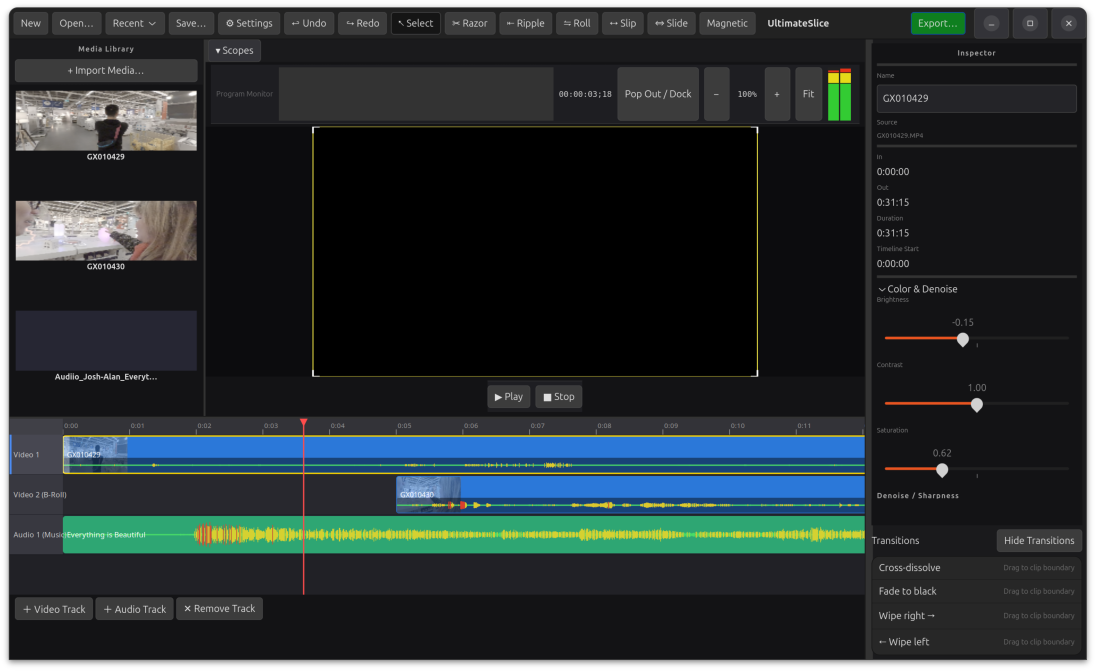
#> input picture black-frame.png, 3286 x 2012 px (shown at 1/3 size)
$ python -i calibrate_color.py   (imports and definitions only)
#> lines starting #> are read from the running program, lines starting #| are printed output that depends on the picture
#!/usr/bin/env python3
"""
Calibrate GStreamer videobalance preview parameters to approximate FFmpeg export filters.

For each color slider, this script:
  1. Applies the ffmpeg export filter chain to a reference frame  → "ground truth"
  2. Applies the current GStreamer videobalance formula (simulated in numpy) → "current preview"
  3. Computes per-pixel RMSE between the two
  4. Uses scipy.optimize to find improved polynomial coefficients that minimise the RMSE
  5. Outputs a JSON file with the new coefficients and optional PNG comparison plots.

Usage:
    python3 tools/calibrate_color.py [--frame /tmp/us_calib/calibration_chart.png] [--out /tmp/us_calib_results]

Requirements: numpy, scipy, pillow   (pip3 install numpy scipy pillow)
Optional:     matplotlib              (for --plot)
"""

import argparse, json, os, subprocess, sys, tempfile
from pathlib import Path
import numpy as np
from scipy.optimize import minimize
from PIL import Image

# ---------------------------------------------------------------------------
# Slider definitions: (name, min, max, default, num_steps)
# ---------------------------------------------------------------------------
SLIDERS = {
    "brightness":  (-1.0,  1.0, 0.0, 11),
    "contrast":    ( 0.0,  2.0, 1.0, 11),
    "saturation":  ( 0.0,  2.0, 1.0, 11),
    "temperature": (2000, 10000, 6500, 11),
    "tint":        (-1.0,  1.0, 0.0, 11),
    "shadows":     (-1.0,  1.0, 0.0, 11),
    "midtones":    (-1.0,  1.0, 0.0, 11),
    "highlights":  (-1.0,  1.0, 0.0, 11),
}

# ---------------------------------------------------------------------------
# numpy simulation of GStreamer videobalance (RGB → HSV → adjust → RGB)
# ---------------------------------------------------------------------------
# [93 lines left out: functions rgb_to_hsv, hsv_to_rgb, apply_videobalance, current_gst_mapping, not called in this run]


# ---------------------------------------------------------------------------
# FFmpeg reference frame generation
# ---------------------------------------------------------------------------
def ffmpeg_export_filter(slider: str, value: float) -> str:
    """Build the ffmpeg filter string that the export pipeline would use."""
    if slider == "brightness":
        return f"eq=brightness={value:.4f}:contrast=1:saturation=1"
    elif slider == "contrast":
        return f"eq=brightness=0:contrast={value:.4f}:saturation=1"
    elif slider == "saturation":
        return f"eq=brightness=0:contrast=1:saturation={value:.4f}"
    elif slider == "temperature":
        return f"colortemperature=temperature={value:.0f}"
    elif slider == "tint":
        if abs(value) < 0.001:
            return "null"
        t = np.clip(value, -1.0, 1.0)
        gm = -t * 0.5
        rm = t * 0.25
        bm = t * 0.25
        return f"colorbalance=rm={rm:.4f}:gm={gm:.4f}:bm={bm:.4f}"
    elif slider == "shadows":
        s = np.clip(value, -1.0, 1.0)
        return f"colorbalance=rs={s:.4f}:gs={s:.4f}:bs={s:.4f}"
    elif slider == "midtones":
        m = np.clip(value, -1.0, 1.0)
        return f"colorbalance=rm={m:.4f}:gm={m:.4f}:bm={m:.4f}"
    elif slider == "highlights":
        h = np.clip(value, -1.0, 1.0)
        return f"colorbalance=rh={h:.4f}:gh={h:.4f}:bh={h:.4f}"
    return "null"


def generate_ffmpeg_reference(frame_path: str, slider: str, value: float, out_path: str):
    """Run ffmpeg to produce the export-equivalent frame."""
    filt = ffmpeg_export_filter(slider, value)
    cmd = [
        "ffmpeg", "-y", "-hide_banner", "-loglevel", "error",
        "-i", frame_path,
        "-vf", filt,
        "-frames:v", "1",
        out_path
    ]
    subprocess.run(cmd, check=True)


# ---------------------------------------------------------------------------
# RMSE computation
# ---------------------------------------------------------------------------
# [44 lines left out: functions compute_rmse, compute_channel_rmse, find_optimal_vb_params, not called in this run]


# ---------------------------------------------------------------------------
# Main calibration loop
# ---------------------------------------------------------------------------
def run_calibration(frame_path: str, out_dir: str, do_plot: bool = False):
#> called with frame_path = '../black-frame.png', out_dir = 'out.png', do_plot = False
    src_full = np.array(Image.open(frame_path).convert("RGB")).astype(np.float32) / 255.0
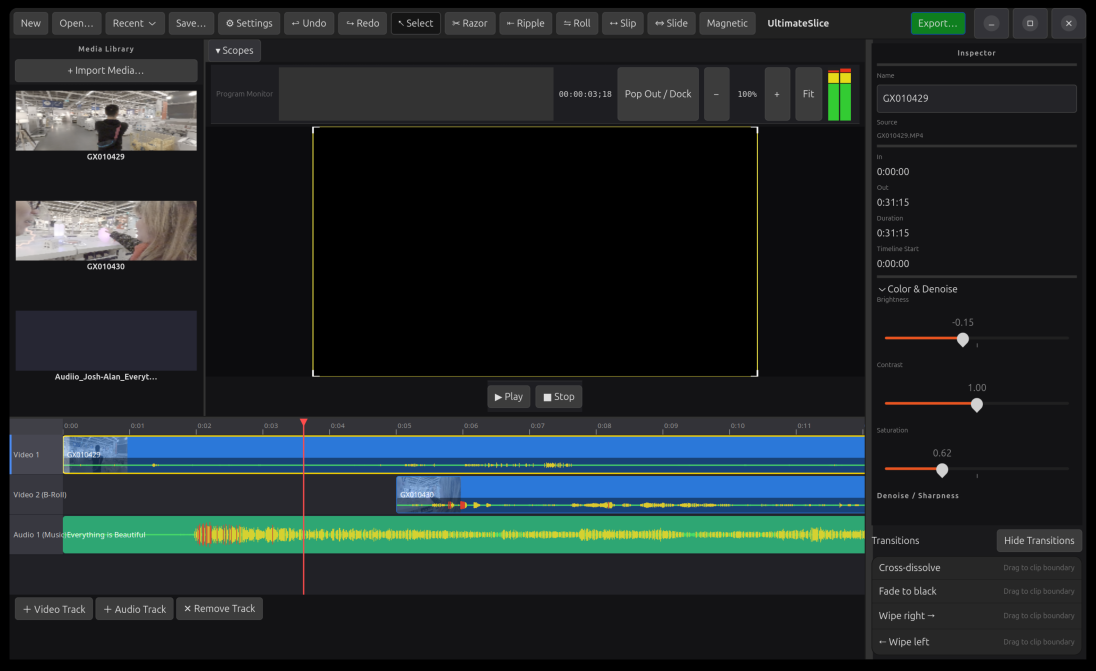
#> src_full: shape (2012, 3286, 3) float32 (shown at 1/3 size); mean R, G, B 0.125, 0.154, 0.163
    # Downsample to 480x270 for fast optimization (color relationships are resolution-independent)
    src_pil = Image.open(frame_path).convert("RGB").resize((480, 270), Image.LANCZOS)
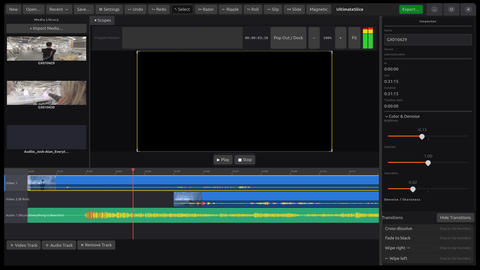
#> src_pil: PIL image 480x270 RGB; mean R, G, B 32.1, 39.8, 41.6
    src_img = np.array(src_pil).astype(np.float32) / 255.0
    os.makedirs(out_dir, exist_ok=True)

    # Also save a small reference frame for ffmpeg processing
    small_frame = os.path.join(out_dir, "_small_ref.png")
    src_pil.save(small_frame)

    results = {}
    for slider, (smin, smax, sdefault, nsteps) in SLIDERS.items():
        print(f"\n{'='*60}")
        print(f"Calibrating: {slider}  [{smin} .. {smax}]  (default={sdefault})")
        print(f"{'='*60}")

        values = np.linspace(smin, smax, nsteps).tolist()
        slider_results = []

        for val in values:
            # Skip default values (no change expected)
            if slider in ("brightness", "tint", "shadows", "midtones", "highlights") and abs(val) < 1e-6:
                slider_results.append({
                    "value": val,
                    "current_rmse": 0.0, "optimal_rmse": 0.0,
                    "current_params": {"brightness": 0.0, "contrast": 1.0, "saturation": 1.0, "hue": 0.0},
                    "optimal_params": {"brightness": 0.0, "contrast": 1.0, "saturation": 1.0, "hue": 0.0},
                })
                continue
            if slider in ("contrast", "saturation") and abs(val - 1.0) < 1e-6:
                slider_results.append({
                    "value": val,
                    "current_rmse": 0.0, "optimal_rmse": 0.0,
                    "current_params": {"brightness": 0.0, "contrast": 1.0, "saturation": 1.0, "hue": 0.0},
                    "optimal_params": {"brightness": 0.0, "contrast": 1.0, "saturation": 1.0, "hue": 0.0},
                })
                continue
            if slider == "temperature" and abs(val - 6500.0) < 1.0:
                slider_results.append({
                    "value": val,
                    "current_rmse": 0.0, "optimal_rmse": 0.0,
                    "current_params": {"brightness": 0.0, "contrast": 1.0, "saturation": 1.0, "hue": 0.0},
                    "optimal_params": {"brightness": 0.0, "contrast": 1.0, "saturation": 1.0, "hue": 0.0},
                })
                continue

            # Generate ffmpeg reference (at small resolution for speed)
            ref_path = os.path.join(out_dir, f"ref_{slider}_{val:.4f}.png")
            generate_ffmpeg_reference(small_frame, slider, val, ref_path)
#> (the run stopped early here; a loop or call above may not have finished)

$ run again, on playhead-stops.png
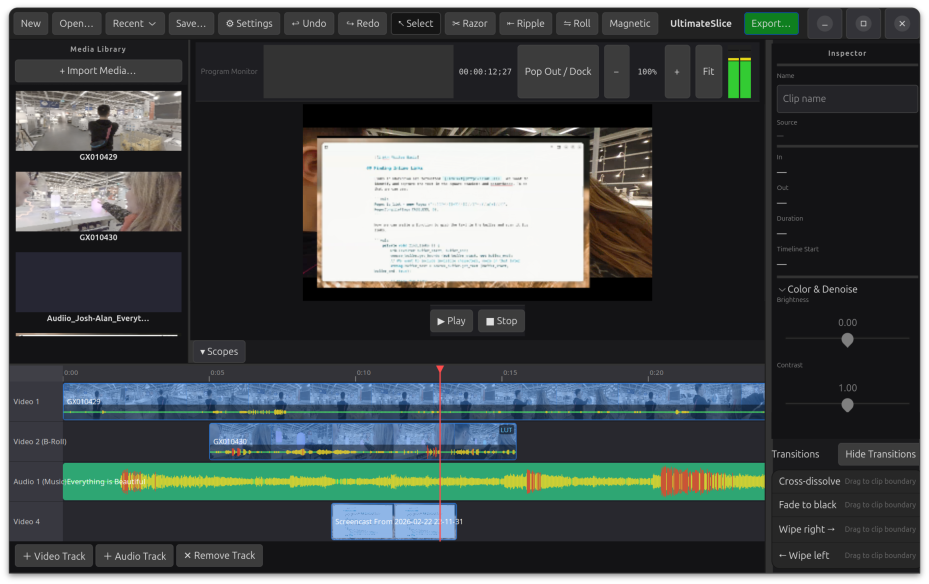
#> input picture playhead-stops.png, 2786 x 1752 px (shown at 1/3 size)
#> in run_calibration, `src_full = np.array(Image.open(frame_path).convert("RGB")).astype(np.f..`:
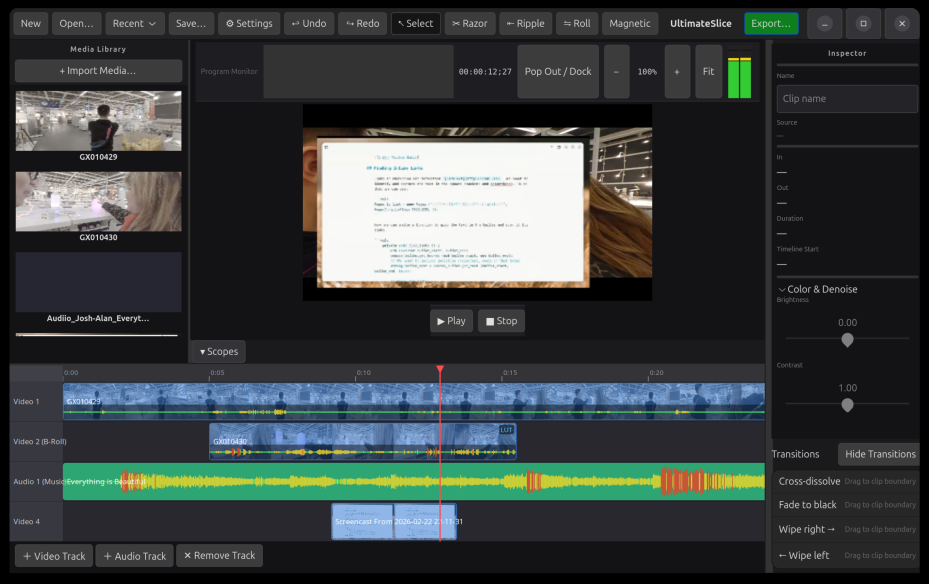
#> src_full: shape (1752, 2786, 3) float32 (shown at 1/3 size); mean R, G, B 0.23, 0.253, 0.251
#> in run_calibration, `src_pil = Image.open(frame_path).convert("RGB").resize((480, 270), Ima..`:
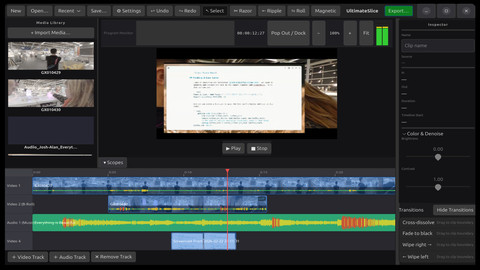
#> src_pil: PIL image 480x270 RGB; mean R, G, B 58.6, 64.8, 64.6

$ run again, on ultimateslice.png
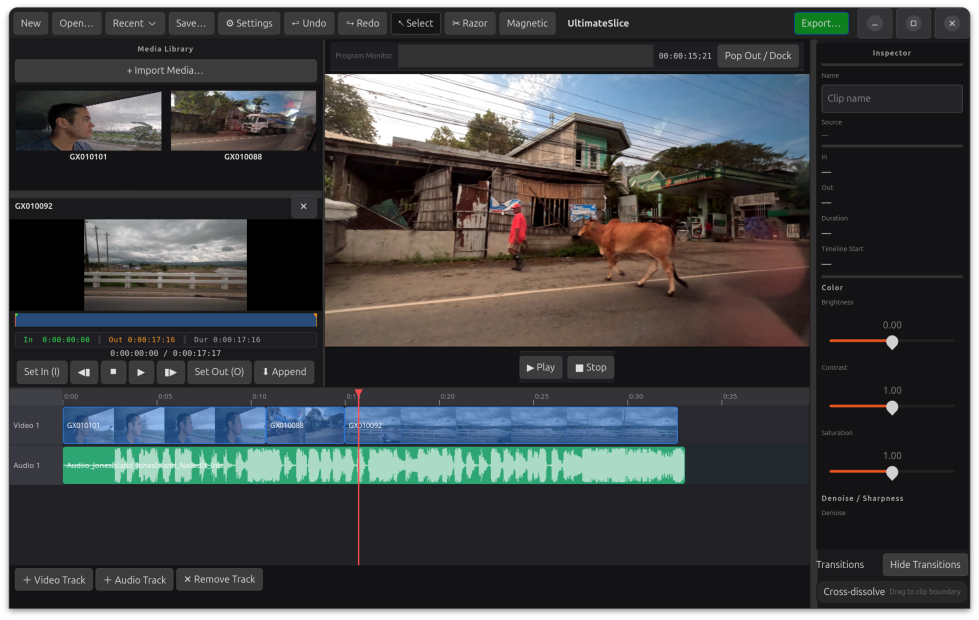
#> input picture ultimateslice.png, 2936 x 1858 px (shown at 1/3 size)
#> in run_calibration, `src_full = np.array(Image.open(frame_path).convert("RGB")).astype(np.f..`:
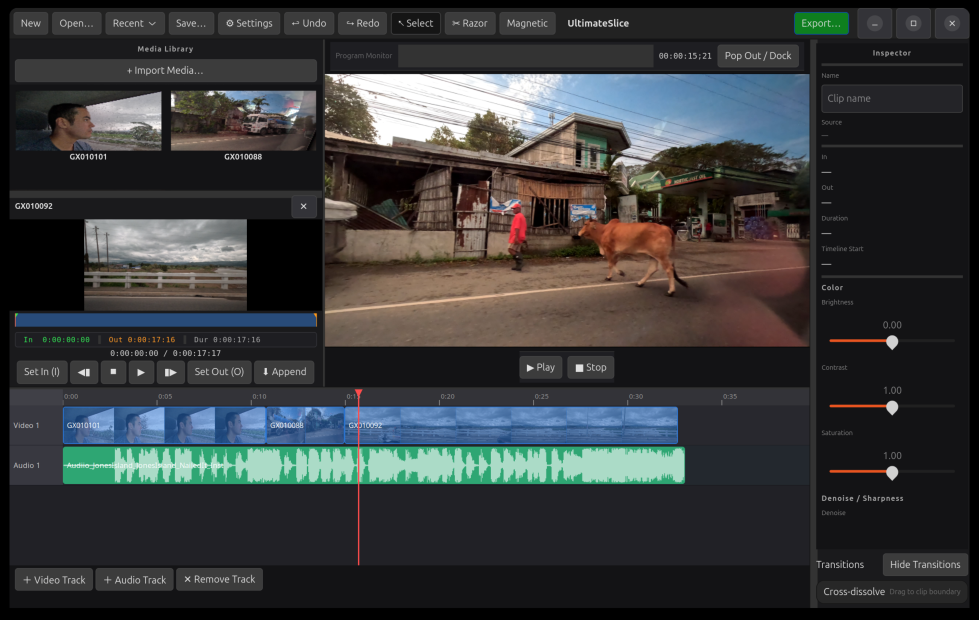
#> src_full: shape (1858, 2936, 3) float32 (shown at 1/3 size); mean R, G, B 0.223, 0.231, 0.233
#> in run_calibration, `src_pil = Image.open(frame_path).convert("RGB").resize((480, 270), Ima..`:
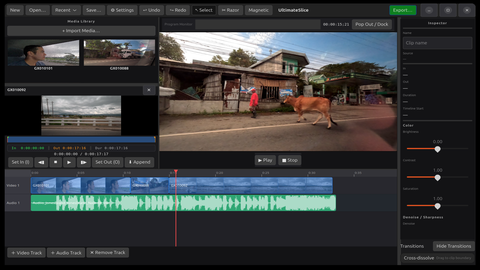
#> src_pil: PIL image 480x270 RGB; mean R, G, B 56.3, 58.4, 59.3
